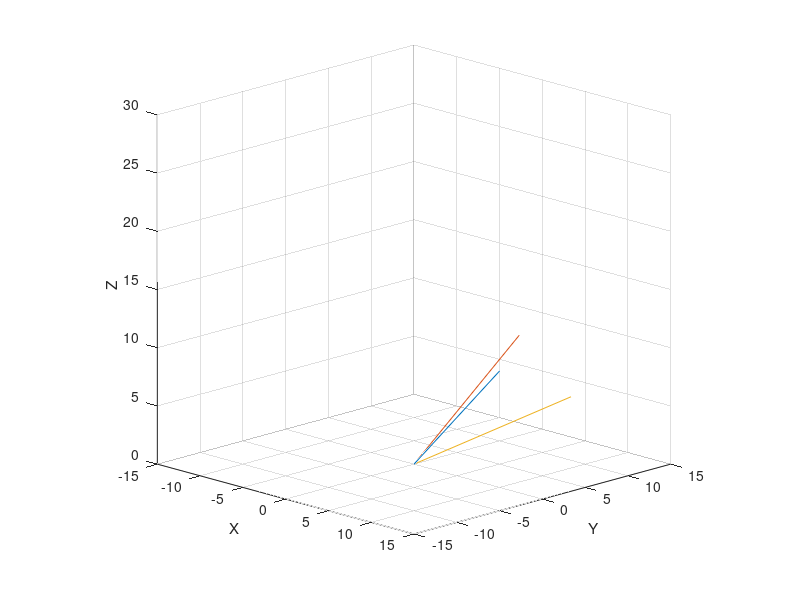

MATLAB code for this plot:
function [varargout] = rota2(varargin)

clc; close all; clear all;

if nargin == 2
	rot=varargin{1};
	azel=varargin{2};
	do2D=0; do3D=1;
elseif nargin == 1 
	rot=varargin{1};
	azel = [-60 25];
	do2D=0; do3D=1;
else
	rot = [10 0];
	rot1 = rot;
	azel = [-60 25];
	do2D=0; do3D=1;
	sz = [2.5e-3 2.5e-3 1.6 1.2];
end





%==================================================%
%					SETUP
%--------------------------------------------------%
GaSize = 5.1 / 2;	% Actin Size
fID = 1; % filament ID
% 13 possible rotational angles
Ovec = [0   27.6923   55.3846   83.0769  110.7692  138.4615  166.1538...
			193.8461  221.5384  249.2307  276.9230  304.6153  332.3076];


for fID = 1:5
act(fID).n = 270;
act(fID).ax = 70;
act(fID).ay = 20;
act(fID).az = 70;
act(fID).ox = 0;
act(fID).oy = 0;
act(fID).oz = 0;
act(fID).tx = 0;
act(fID).ty = 0;
act(fID).tz = 0;
act(fID).or = 0;
act(fID).ov = Ovec;
act(fID).r = act(fID).n * GaSize;
act(fID).Oxyz = {act(fID).ox, act(fID).oy, act(fID).oz};
act(fID).Txyz = {act(fID).tx, act(fID).ty, act(fID).tz};
act(fID).Amx = {zeros(2,3)};	% Angle Mx			{?,?,?; ?,?,?} 
act(fID).Rmx = {zeros(4,3)};	% Euler Rotation Mx	{x0,y0,z0; x1,y1,z1; x2,y2,z2; X3,Y3,Z3} 
end


%{
fN = numel(actin); % gives number of filaments
fID = 1;
act(fID).n(:)
act(fID).Amx{:}
act(fID).Amx{:}(1,1)

for fID = 1:fN
	act(fID).Amx
end
%}



%==================================================%
%					3D ROTATION
%--------------------------------------------------%
if do3D
%------------
% clc; close all; clear all;

phi = 70;			% Phi Z Rotation
tta = 20;			% Theta X Rotation
psy = 0;			% Psy Z Rotation



Oxyz1 = [0; 0; 0];		% Origin of current XY
Txyz1 = [10; 0; 10];	% Tip of current XY

Oxyz2 = Oxyz1;
Txyz2 = rotfun(Txyz1, phi, tta, psy);

Oxyz3 = Oxyz2;
Txyz3 = rotfun(Txyz2, phi, tta, psy);



Oxyz = [Oxyz1 Oxyz2 Oxyz3];
Txyz = [Txyz1 Txyz2 Txyz3];


for nfil = 1:numel(Oxyz(1,:))
% for nxyz = 1:numel(3)
	
OT(nfil).x = [Oxyz(1,nfil); Txyz(1,nfil)];
OT(nfil).y = [Oxyz(2,nfil); Txyz(2,nfil)];
OT(nfil).z = [Oxyz(3,nfil); Txyz(3,nfil)];

% end
end


OTx = [OT(:).x]
OTy = [OT(:).y]
OTz = [OT(:).z]


xp(:,1) = [Oxyz1(1) Oxyz2(1) Oxyz3(1)];
xp(:,2) = [Txyz1(1) Txyz2(1) Txyz3(1)];
yp(:,1) = [Oxyz1(2) Oxyz2(2) Oxyz3(2)];
yp(:,2) = [Txyz1(2) Txyz2(2) Txyz3(2)];
zp(:,1) = [Oxyz1(3) Oxyz2(3) Oxyz3(3)];
zp(:,2) = [Txyz1(3) Txyz2(3) Txyz3(3)];

figure(1)
plot3(xp',yp',zp')
axis([-15 15 -15 15 0 30])
xlabel('X');ylabel('Y');zlabel('Z');
grid on; FigSetup(1,sz);figure(1)

for rlen = 1:numel(xp(:,1))
flen(rlen) = sqrt(xp(rlen,2)^2 + yp(rlen,2)^2 + zp(rlen,2)^2);
end
disp(flen)


keyboard

%----------------------------------------
%		FIGURE SETUP
%----------------------------------------
sz = [2.5e-3 2.5e-3 1.6 1.2];
Fh1 = FigSetup(1,sz);
%------------
figure(Fh1)
plot3(xp',yp',zp')
axis([-15 15 -15 15 0 30])
xlabel('X');ylabel('Y');zlabel('Z');
grid on


% figure(Fh1)
camP0 = campos;
camT0 = camtarget;

nfram = 50;
cxp = linspace(-10,25,nfram);
for cf = 1:nfram
    campos([cxp(cf),-25,25])
    drawnow
	pause(.05)
end


% figure(Fh1)
camP1 = campos;
camT1 = camtarget;


camT = camT1+5;
nfram = 50;
cxt = fliplr(linspace(-camT(1),camT(1),nfram));
cyt = fliplr(linspace(-camT(2),camT(2),nfram));
czt = fliplr(linspace(-camT(3),camT(3),nfram));
cxt = [cxt fliplr(cxt)];
cyt = [cyt fliplr(cyt)];
czt = [czt fliplr(czt)];

for cf = 1:nfram*2
	camtarget([cxt(cf),cyt(cf),czt(cf)])
    drawnow
	pause(.05)
end

% figure(Fh1)
campos(camP1)
camtarget(camT1)

%----------------------------------------
end
%==================================================%




%==================================================%
%					2D ROTATION
%--------------------------------------------------%
if do2D
%------------
clc; close all; clear all;

Oxy = [0; 0];	% Origin of current XY
Txy = [10; 0];	% Tip of current XY
Tta = 70;		% Theta Angle

fR2dMx = @(xy,ang) ([cos(ang) -sin(ang); sin(ang) cos(ang)] * xy);
nOxy = fR2dMx(Oxy,Tta);
nTxy = fR2dMx(Txy,Tta);


xVals = [Oxy(1) nOxy(1); Txy(1) nTxy(1)];
yVals = [Oxy(2) nOxy(2); Txy(2) nTxy(2)];


%----------------------------------------
%		FIGURE SETUP
%----------------------------------------
sz = [2.5e-3 2.5e-3 1.6 1.2];
Fh1 = FigSetup(1,sz);
%------------
figure(Fh1)
plot(xVals,yVals)
xlabel('X');ylabel('Y');
grid on
%----------------------------------------

%------------
end
%==================================================%






Oxyz = Oxyz2;		% Origin of current XY
Txyz = Txyz2;		% Tip of current XY
varargout = {[Oxyz Txyz], flen};

end



%{

% fDPhi = @(xyz,phi) ([cos(phi) sin(phi) 0; -sin(phi) cos(phi) 0; 0 0 1] * xyz);
% fCTta = @(xyz,tta) ([1 0 0; 0 cos(tta) sin(tta); 0 -sin(tta) cos(tta)] * xyz);
% fBPsy = @(xyz,psy) ([cos(psy) sin(psy) 0; -sin(psy) cos(psy) 0; 0 0 1] * xyz);


theta = (Ovec-180)*pi/180;
r = 2*ones(size(theta));
[u,v] = pol2cart(theta,r);
feather(u,v);

OTx = {OT(:).x}
OTy = {OT(:).y}
OTz = {OT(:).z}

[OTx{1}(:)]
[OTx{:}]

OTx = [OT(:).x]


view([25 25])
campos([25,-25,25])

% for rotfig = 1:10
% 	figure(Fh1)
% 	view(azel+rot)
% 	rot = rot+rot1;
% 	pause(.3)
% end

% figure(Fh1)
% axis vis3d
% for i=1:36
%    % camorbit(10,0,'camera','z')
%    camorbit(10,0,'camera','z')
%    % pause(.2)
%    drawnow
% end


a11	= cos(psi)*cos(phi) - cos(theta)*sin(phi)*sin(psi)
a12	= cos(psi)*sin(phi) + cos(theta)*cos(phi)*sin(psi)
a13	= sin(psi)*sin(theta)
a21	= -sin(psi)*cos(phi) - cos(theta)*sin(phi)*cos(psi)
a22	= -sin(psi)*sin(phi) + cos(theta)*cos(phi)*cos(psi)
a23	= cos(psi)*sin(theta)
a31	= sin(theta)*sin(phi)
a32	= -sin(theta)*cos(phi)
a33	= cos(theta)

RxA = [1 0 0; 0 cos(a) sin(a); 0 -sin(a) cos(a)];
RyB = [cos(b) 0 -sin(b); 0 1 0; sin(b) 0 cos(b)];
RzG = [cos(g) sin(g) 0; -sin(g) cos(g) 0; 0 0 1];


RdPhi = [1			0			0;
		 0			cos(Phi)	sin(Phi);
		 0			-sin(Phi)	cos(Phi)]
	 
RcTta = [cos(Tta)	0			-sin(Tta); 
		 0			1			0; 
		 sin(Tta)	0			cos(Tta)]
	 
RbPsi = [cos(Psi)	sin(Psi)	0; 
		 -sin(Psi)	cos(Psi)	0; 
		 0			0			1]

RaMx  = [a11 a12 a13; 
		 a21 a22 a23; 
		 a31 a32 a33];


      |
      |
      |     /|
      |    / |
      | ? /  |
      |  /   |
      | /    |
      |/_____|_________
     /  \    |
    /     \  |
   /  ?     \|   
  /
 /
/

% radPdeg = unitsratio('radian', 'degrees')
% degPrad = unitsratio('degrees', 'radian')

% 2D Rotation Matrix
% R2dMx = [cos(Tta) -sin(Tta); sin(Tta) cos(Tta)];
% fR2dMx = @(ang) [cos(ang) -sin(ang); sin(ang) cos(ang)];
% fR2dMx(Tta)

r = vrrotvec([1 1 1],[1 2 3])

ax = 1
ay = 1
az = 1
t = 70

M = makehgtform('xrotate',t) 
M = makehgtform('yrotate',t) 
M = makehgtform('zrotate',t) 
M = makehgtform('axisrotate',[ax,ay,az],t) 

M = makehgtform('xrotate',t) returns a transform that rotates around the x-axis by t radians.
M = makehgtform('yrotate',t) returns a transform that rotates around the y-axis by t radians.
M = makehgtform('zrotate',t) returns a transform that rotates around the z-axis by t radians.
M = makehgtform('axisrotate',[ax,ay,az],t) Rotate around axis [ax ay az] by t radians.


? (or phi ? ?) alpha is the angle between the x axis and the N axis.
? (or theta ?) beta is the angle between the z axis and the Z axis.
? (or psi ?) gamma is the angle between the N axis and the X axis.

This definition implies that:

? represents a rotation around the z axis,
? represents a rotation around the N axis,
? represents a rotation around the Z axis.

for ? and ?, the range is defined modulo 2? radians. A valid range could be [??,??].
for ?, the range covers ? radians (but is not modulo ?)

? = atan2(z1, -z2)
? = arccos(Z3)
? = atan2(X3, Y3)

[x,y,z] = sph2cart(THETA,PHI,R)

xyzO = [0;
		0;
		0];

xyzT = [5;
		5;
		5];

xyzA = [45;
		20;
		70];

RxA = [1 0 0; 0 cos(a) sin(a); 0 -sin(a) cos(a)];
RyB = [cos(b) 0 -sin(b); 0 1 0; sin(b) 0 cos(b)];
RzG = [cos(g) sin(g) 0; -sin(g) cos(g) 0; 0 0 1];


% RdPhi = [1 0 0; 0 cos(Phi) sin(Phi); 0 -sin(Phi) cos(Phi)];
% RcTta = [cos(Tta) 0 -sin(Tta); 0 1 0; sin(Tta) 0 cos(Tta)];
% RbPsi = [cos(Psi) sin(Psi) 0; -sin(Psi) cos(Psi) 0; 0 0 1];

% RaMx  = [	a11 a12 a13 ; 
%			a21 a22 a23 ; 
%			a31 a32 a33 ];


% nO1 = fDPhi(Oxyz,zPhi)
% nO2 = fCTta(nO1,xTta)
% nO3 = fBPsy(nO2,zPsy)
% nT1 = fDPhi(Txyz,zPhi)
% nT2 = fCTta(nT1,xTta)
% nT3 = fBPsy(nT2,zPsy)

% nO4 = fDPhi(nO3,zPhi)
% nO5 = fCTta(nO4,xTta)
% nO6 = fBPsy(nO5,zPsy)
% nO6 = nT3;
% nT4 = fDPhi(nT3,zPhi)
% nT5 = fCTta(nT4,xTta)
% nT6 = fBPsy(nT5,zPsy)

% xp = [origin0 tip0; 
%       origin1 tip1]
% xp = [Oxyz(1) Txyz(1); nO3(1) nT3(1); nO6(1) nT6(1)];
% yp = [Oxyz(2) Txyz(2); nO3(2) nT3(2); nO6(2) nT6(2)];
% zp = [Oxyz(3) Txyz(3); nO3(3) nT3(3); nO6(3) nT6(3)];


% Set or get the value of the camera view angle
% camva
% to half or double the zoom use: camzoom(.5) or camzoom(2)
% camzoom(.5)

% vis3d
% campos([-10,-25,25])
% camzoom(.12)

%}



%==================================================%
%				ROTATION FUNCTION
%--------------------------------------------------%
function [fBPsy] = rotfun(xyz, phi, tta, psy)

fDPhi = ([cos(phi) sin(phi) 0; -sin(phi) cos(phi) 0; 0 0 1] * xyz);
fCTta = ([1 0 0; 0 cos(tta) sin(tta); 0 -sin(tta) cos(tta)] * fDPhi);
fBPsy = ([cos(psy) sin(psy) 0; -sin(psy) cos(psy) 0; 0 0 1] * fCTta);

end


%==================================================%
%				FIGURE SETUP FUNCTION
%--------------------------------------------------%
function [varargout] = FigSetup(varargin)

scsz = get(0,'ScreenSize');


if nargin == 1 
	Fnum=varargin{1};
	pos = scsz./[2.5e-3 2.5e-3 1.5 2];
elseif nargin == 2
	Fnum=varargin{1};
	pos=scsz./varargin{2};
else
	Fnum=1;
	pos = scsz./[2.5e-3 2.5e-3 1.5 2];
end

Fh = figure(Fnum);
set(gcf,'OuterPosition',pos,'Color',[.9,.9,.9])
varargout = {Fh};

end






















